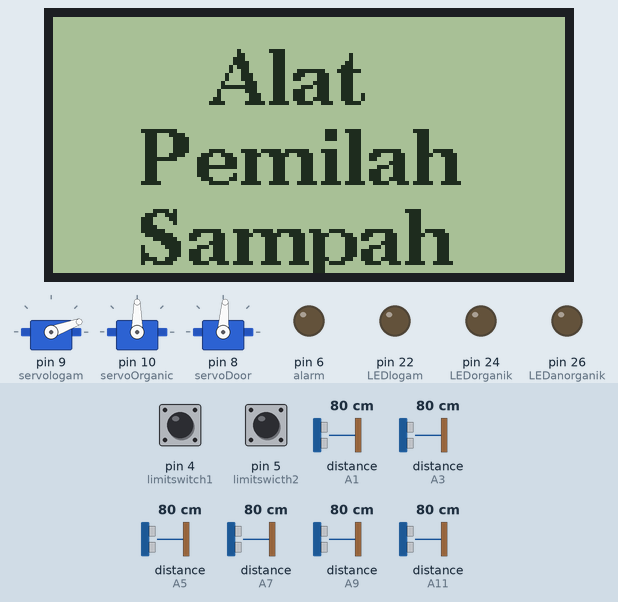
A sketch run on a simulated Arduino Mega 2560, built with avr-gcc and run on an emulated ATmega2560. Parts: 3 × servo, 128×64 one-colour display, output pins drawn as LEDs (lit = HIGH). Wiring (inferred from the names in the program): 6 × ultrasonic range finder: trigger A0, echo A1 / trigger A2, echo A3 / trigger A4, echo A5 / trigger A6, echo A7 / trigger A8, echo A9 / trigger A10, echo A11. Inputs (shaded band) come from the test bench; at power-on: distance to the obstacle (sensors on A7, A9, A11, A1, A3, A5) 80 cm, pin 4 (limitswitch1) HIGH, pin 5 (limitswicth2) HIGH. The echo pulse lasts 58.3 µs per cm; pins used as bus, display or sensor lines are not drawn; what the sketch prints to the serial monitor is not drawn.

Above: at 1.5 s.
At 3.8 s:
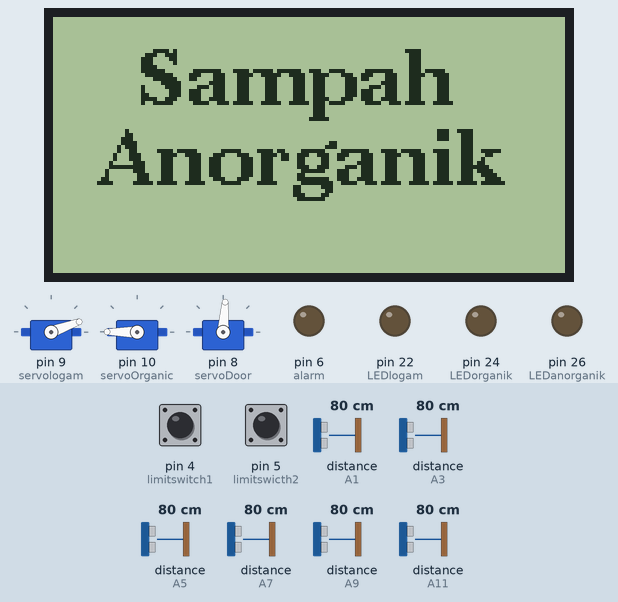
3.9 s: distance to the obstacle (sensor on A7) set to 8 cm
11.0 s: distance to the obstacle (sensor on A7) set to 5 cm
At 17.9 s:
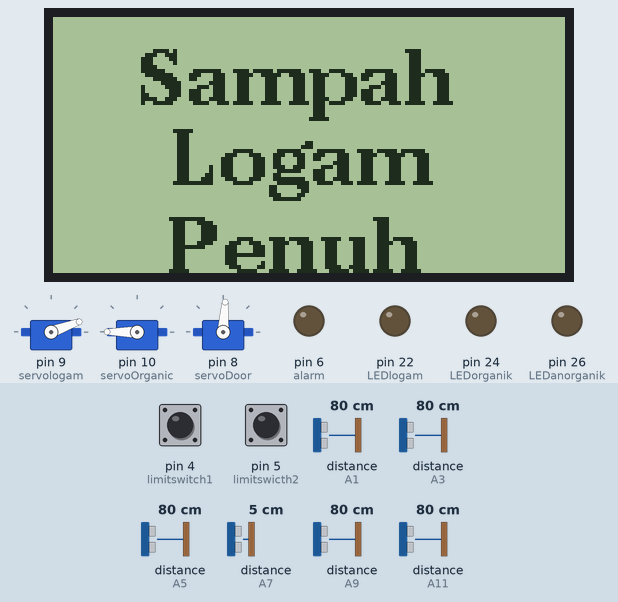
18.2 s: distance to the obstacle (sensor on A9) set to 2 cm
At 27.4 s:
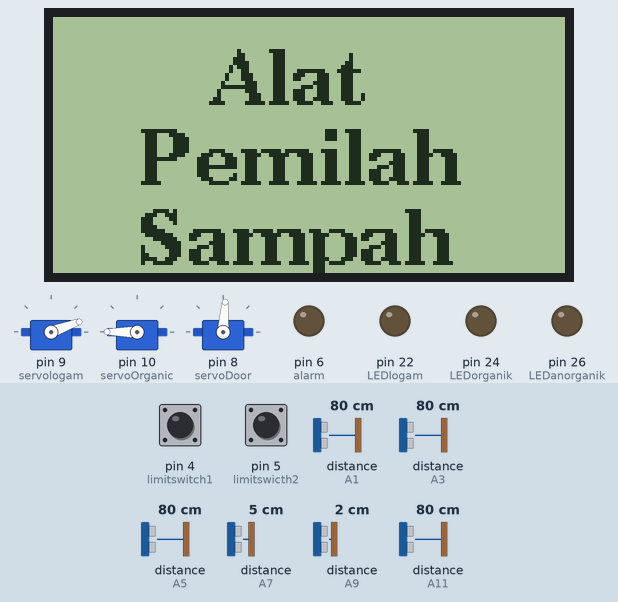
30.7 s: distance to the obstacle (sensor on A11) set to 2 cm
At 33.0 s:
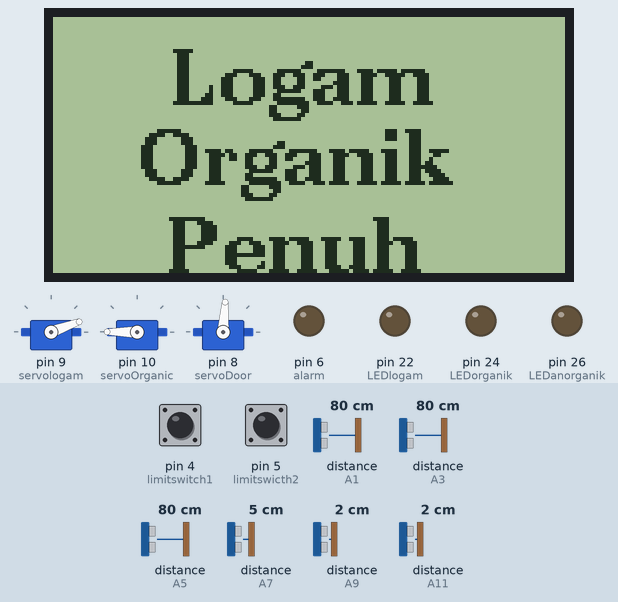
Timing chart, 0 to 41.7 s (numbered marks = the images above; inputs shaded):
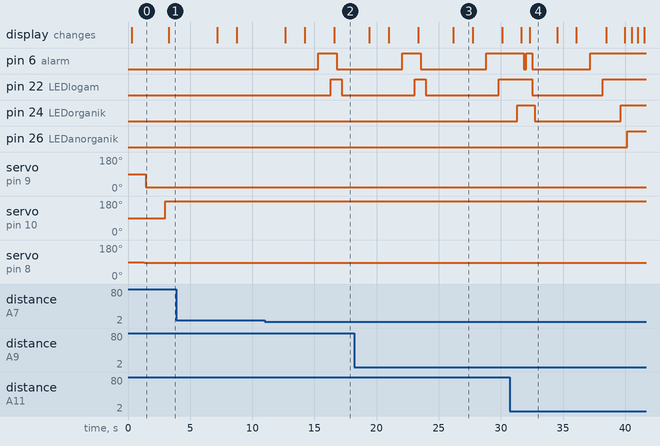

Measured:
- the behaviour switches between 7 and 6 cm on distance to the obstacle (sensor on A7) (found by bisection; images 1 and 2)
- after the input at 11.0 s, pin 6 (alarm): LOW → HIGH after 4.3 s, → LOW 1.5 s later; pin 22 (LEDlogam): LOW → HIGH after 5.3 s, → LOW 0.88 s later; the display: first differs from a run without the input after 5.6 s (image 2)
- after the input at 18.2 s, pin 6 (alarm): goes on until 28.8 s, then stays HIGH
- after the input at 30.7 s, pin 6 (alarm): goes on until 37.2 s, then stays HIGH; pin 22 (LEDlogam): goes on until 38.2 s, then stays HIGH; pin 24 (LEDorganik): goes on until 39.7 s, then stays HIGH; pin 26 (LEDanorganik): LOW → HIGH after 9.5 s
- what the display in image 0 shows lasts 3.0 s, from 0.3 s to 3.3 s
- what the display in image 3 shows lasts 1.5 s, from 26.2 s to 27.7 s

The sketch:

Garbage_Classification_System_using_Arduino-Based_Controller.ino
```cpp
//DANU AZHAR HIDAYAT
//201811046
//RANCANG BANGUN ALAT PEMILAH SAMPAH OTOMATIS DENGAN KONSEP BINARY TREE

#include <Servo.h>
#include "U8glib.h"
U8GLIB_ST7920_128X64 u8g(16, 15, 14, U8G_PIN_NONE);
Servo servologam;
Servo servoOrganic;
Servo servoDoor;
const int trigPin1 = A0;
const int echoPin1 = A1;
const int trigPin2 = A2;
const int echoPin2 = A3;
const int trigPin3 = A4;
const int echoPin3 = A5;
const int trigPin4 = A6;
const int echoPin4 = A7;
const int trigPin5 = A8;
const int echoPin5 = A9;
const int trigPin6 = A10;
const int echoPin6 = A11;
long duration1, cm1, duration2, cm2, duration3, cm3, duration4, cm4, duration5, cm5, duration6, cm6;

const int limitswitch1 = 4;
const int limitswicth2 = 5;

const int LEDlogam      = 22;
const int LEDorganik    = 24;
const int LEDanorganik  = 26;
const int alarm         = 6;


void draw1(void){
  u8g.setFont(u8g_font_ncenB14);
  u8g.drawStr( 40, 22, "Alat");
  u8g.drawStr( 22, 42, "Pemilah");
  u8g.drawStr (22, 62,"Sampah");
}
void draw2(void){
  u8g.setFont(u8g_font_ncenB14);
  u8g.drawStr( 22, 22, "Sampah");
  u8g.drawStr( 30, 42, "Logam");
}
void draw3(void){
  u8g.setFont(u8g_font_ncenB14);
  u8g.drawStr( 22, 22, "Sampah");
  u8g.drawStr( 22, 42, "Organik");
}
void draw4(void){
  u8g.setFont(u8g_font_ncenB14);
  u8g.drawStr( 22, 22, "Sampah");
  u8g.drawStr( 12, 42, "Anorganik");
}
void draw5(void){
  u8g.setFont(u8g_font_ncenB14);
  u8g.drawStr( 22, 22, "Sampah");
  u8g.drawStr( 30, 42, "Logam");
  u8g.drawStr( 29, 64, "Penuh");
}
void draw6(void){
  u8g.setFont(u8g_font_ncenB14);
  u8g.drawStr( 22, 22, "Sampah");
  u8g.drawStr( 22, 42, "Organik");
  u8g.drawStr( 29, 64, "Penuh");
}
void draw7(void){
  u8g.setFont(u8g_font_ncenB14);
  u8g.drawStr( 22, 22, "Sampah");
  u8g.drawStr( 12, 42, "Anorganik");
  u8g.drawStr( 29, 64, "Penuh");
}
void draw8(void){
  u8g.setFont(u8g_font_ncenB14);
  u8g.drawStr( 30, 22, "Logam");
  u8g.drawStr( 22, 42, "Organik");
  u8g.drawStr( 29, 64, "Penuh");
}
void draw9(void){
  u8g.setFont(u8g_font_ncenB14);
  u8g.drawStr( 30, 22, "Logam");
  u8g.drawStr( 12, 42, " Anorganik");
  u8g.drawStr( 29, 64, "Penuh");
}
void draw10(void){
  u8g.setFont(u8g_font_ncenB14);
  u8g.drawStr( 22, 22, "Organik");
  u8g.drawStr( 12, 42, "Anorganik");
  u8g.drawStr( 29, 64, "Penuh");
}
void draw11(void){
  u8g.setFont(u8g_font_ncenB14);
  u8g.drawStr( 22, 22, "Semua");
  u8g.drawStr( 29, 42, "Penuh");
}
void setup(void) {
  Serial.begin(115200);
  if ( u8g.getMode() == U8G_MODE_R3G3B2 ) {
    u8g.setColorIndex(255);     // white
  }
  else if ( u8g.getMode() == U8G_MODE_GRAY2BIT ) {
    u8g.setColorIndex(3);         // max intensity
  }
  else if ( u8g.getMode() == U8G_MODE_BW ) {
    u8g.setColorIndex(1);         // pixel on
  }
  else if ( u8g.getMode() == U8G_MODE_HICOLOR ) {
    u8g.setHiColorByRGB(255,255,255);
  }
  pinMode(limitswitch1,INPUT);
  pinMode(limitswicth2,INPUT);

  servologam.attach(9);
  servoOrganic.attach(10);
  servoDoor.attach(8);

  pinMode(trigPin1, OUTPUT);
  pinMode(trigPin2, OUTPUT);
  pinMode(trigPin3, OUTPUT);
  pinMode(trigPin4, OUTPUT);
  pinMode(trigPin5, OUTPUT);
  pinMode(trigPin6, OUTPUT);
  pinMode(echoPin1, INPUT);
  pinMode(echoPin2, INPUT);
  pinMode(echoPin3, INPUT);
  pinMode(echoPin4, INPUT);
  pinMode(echoPin5, INPUT);
  pinMode(echoPin6, INPUT);

  pinMode(LEDlogam, OUTPUT);
  pinMode(LEDorganik, OUTPUT);
  pinMode(LEDanorganik, OUTPUT);
  pinMode(alarm, OUTPUT);

  u8g.firstPage();
    do {
      draw1();
    } while( u8g.nextPage() );
}


void loop(void) {
//ultrasonic pemilah logam
  digitalWrite(trigPin1, LOW);
  delayMicroseconds(2);
  digitalWrite(trigPin1, HIGH);
  delayMicroseconds(2);
  digitalWrite(trigPin1, LOW);

  duration1 = pulseIn(echoPin1, HIGH);
  cm1 = (duration1/2) / 29.1;

  Serial.print("Ultrasonic logam: ");
  Serial.println(cm1);

  delayMicroseconds(2);

//Ultrasonic pemilah Organik
  digitalWrite(trigPin2, LOW);
  delayMicroseconds(2);
  digitalWrite(trigPin2, HIGH);
  delayMicroseconds(2);
  digitalWrite(trigPin2, LOW);

  duration2 = pulseIn(echoPin2, HIGH);
  cm2 = (duration2/2) / 29.1;

  Serial.print("Ultrasonic organic: ");
  Serial.println(cm2);

  delayMicroseconds(2);

  //Ultrasonic Pintu
  digitalWrite(trigPin3, LOW);
  delayMicroseconds(2);
  digitalWrite(trigPin3, HIGH);
  delayMicroseconds(2);
  digitalWrite(trigPin3, LOW);

  duration3 = pulseIn(echoPin3, HIGH);
  cm3 = (duration3/2) / 29.1;

  Serial.print("Ultrasonic Pintu: ");
  Serial.println(cm3);

  delayMicroseconds(2);

//Ultrasonic Alert penuh Logam
  digitalWrite(trigPin4, LOW);
  delayMicroseconds(2);
  digitalWrite(trigPin4, HIGH);
  delayMicroseconds(2);
  digitalWrite(trigPin4, LOW);

  duration4 = pulseIn(echoPin4, HIGH);
  cm4 = (duration4/2) / 29.1;

  Serial.print("Ultrasonic Alert Logam: ");
  Serial.println(cm4);

  delayMicroseconds(2);

//Ultrasonic Alert penuh Organik
  digitalWrite(trigPin5, LOW);
  delayMicroseconds(2);
  digitalWrite(trigPin5, HIGH);
  delayMicroseconds(2);
  digitalWrite(trigPin5, LOW);

  duration5 = pulseIn(echoPin5, HIGH);
  cm5 = (duration5/2) / 29.1;

  Serial.print("Ultrasonic Alert organic: ");
  Serial.println(cm5);

  delayMicroseconds(2);

//Ultrasonic Alert Penuh Anorganik
  digitalWrite(trigPin6, LOW);
  delayMicroseconds(2);
  digitalWrite(trigPin6, HIGH);
  delayMicroseconds(2);
  digitalWrite(trigPin6, LOW);

  duration6 = pulseIn(echoPin6, HIGH);
  cm6 = (duration6/2) / 29.1;

  Serial.print("Ultrasonic Alert anorganic: ");
  Serial.println(cm6);


  delay(1000);

//Kerja Servo
//Servo Door
  if(cm3>=20){
    servoDoor.write(86);
    delay(100);
  }
  else{
    servoDoor.write(180);
    delay(100);
  }

//Servo pemilah1
  int val = digitalRead(limitswitch1);
  if(val == 0 && (cm1>=30||cm1<=13)){  //logam
    servologam.write(180);
    u8g.firstPage();
    do {
      draw2();
    } while( u8g.nextPage() );
    delay(100);
  }
  else if (val == 0 && (cm1<=30||cm1>=13)){ //stand by
    servologam.write(90);
    u8g.firstPage();
    do {
      draw1();
    } while( u8g.nextPage() );
    delay(100);
  }
  else if (val == 1 && (cm1>=30||cm1<=13)){ //nonlogam
    servologam.write(20);
    u8g.firstPage();
    do {
      draw1();
    } while( u8g.nextPage() );
    delay(100);
  }
  else if (val == 1 && (cm1<=30||cm1>=13)){ //standby
    servologam.write(90);
     u8g.firstPage();
    do {
      draw1();
    } while( u8g.nextPage() );
   delay(100);
  }
  delay(1200);

//Servo pemilah2
  int valcap = digitalRead(limitswicth2);
  if((valcap == 0) && (cm2>=30||cm2<=20)){  //organik
    servoOrganic.write(0);
    u8g.firstPage();
    do {
      draw3();
    } while( u8g.nextPage() );
    delay(100);
  }
  else if(valcap == 0 && (cm2<=30||cm2>=20)){ //standby
    servoOrganic.write(90);
     u8g.firstPage();
    do {
      draw1();
    } while( u8g.nextPage() );
   delay(100);
  }
  else if(valcap == 1 && (cm2>=30||cm2<=20)){ //anorganik
    servoOrganic.write(180);
     u8g.firstPage();
    do {
      draw4();
    } while( u8g.nextPage() );
   delay(100);
  }
  else if (valcap == 1 && (cm2<=30||cm2>=20)) { //standby
    servoOrganic.write(90);
     u8g.firstPage();
    do {
      draw1();
    } while( u8g.nextPage() );
   delay(100);
  }
delay(1000);

//ALERT PENUH

//Logam Penuh
  if (cm4>=6){
    digitalWrite(LEDlogam, LOW);
    digitalWrite(alarm, LOW);
    delay(100);
  }
  else{
    digitalWrite(alarm, HIGH);
    delay(1000);
    digitalWrite(LEDlogam, HIGH);
     u8g.firstPage();
    do {
      draw5();
    } while( u8g.nextPage() );
    delay(100);
  }
delay(100);
//Organik Penuh
 if (cm5<=6){
    digitalWrite(alarm, HIGH);
    delay(1000);
    digitalWrite(LEDorganik, HIGH);
     u8g.firstPage();
    do {
      draw6();
    } while( u8g.nextPage() );
    delay(100);
  }
  else{
    digitalWrite(LEDorganik, LOW);
    digitalWrite(alarm, LOW);
    delay(100);
  }
delay(100);
//anorganik Penuh
 if (cm6<=6){
   digitalWrite(LEDanorganik, HIGH);
   digitalWrite(alarm, HIGH);

    u8g.firstPage();
    do {
      draw7();
    } while( u8g.nextPage() );
   delay(100);
  }
  else{
    digitalWrite(LEDanorganik, LOW);
    digitalWrite(alarm, LOW);
    delay(100);
  }
delay(100);
//logam penuh dan organik penuh
 if ((cm4<=6) && (cm5<=6)){
   digitalWrite(LEDlogam, HIGH);
   digitalWrite(LEDorganik, HIGH);
   digitalWrite(alarm, HIGH);

    u8g.firstPage();
    do {
      draw8();
    } while( u8g.nextPage() );
    delay(100);
  }
  else{
    digitalWrite(LEDlogam, LOW);
    digitalWrite(LEDorganik, LOW);
    digitalWrite(alarm, LOW);
    delay(100);
  }
delay(100);
//logam penuh dan Anorganik penuh
 if ((cm4<=6) && (cm6<=6)){
   digitalWrite(LEDlogam, HIGH);
   digitalWrite(LEDanorganik, HIGH);
   digitalWrite(alarm, HIGH);

    u8g.firstPage();
    do {
      draw9();
    } while( u8g.nextPage() );
   delay(100);
  }
  else{
    digitalWrite(LEDlogam, LOW);
    digitalWrite(LEDanorganik, LOW);
    digitalWrite(alarm, LOW);
    delay(100);
  }
delay(100);
//Organik penuh dan Anorganik penuh
 if ((cm5<=6) && (cm6<=6)){
   digitalWrite(LEDorganik, HIGH);
   digitalWrite(LEDanorganik, HIGH);
   digitalWrite(alarm, HIGH);

    u8g.firstPage();
    do {
      draw10();
    } while( u8g.nextPage() );
    delay(100);
  }
  else{
    digitalWrite(LEDorganik, LOW);
    digitalWrite(LEDanorganik, LOW);
    digitalWrite(alarm, LOW);
    delay(100);
  }
delay(100);
//Semua Penuh
  if((cm4<=6 && cm5<=6) && (cm6<=6)){
    digitalWrite(LEDlogam, HIGH);
    digitalWrite(LEDorganik, HIGH);
    digitalWrite(LEDanorganik, HIGH);
    digitalWrite(alarm, HIGH);

     u8g.firstPage();
    do {
      draw11();
    } while( u8g.nextPage() );
    delay(100);
  }
  else{
    digitalWrite(LEDlogam, LOW);
    digitalWrite(LEDorganik, LOW);
    digitalWrite(LEDanorganik, LOW);
    digitalWrite(alarm, LOW);
    delay(100);
  }
delay(100);
}
```
